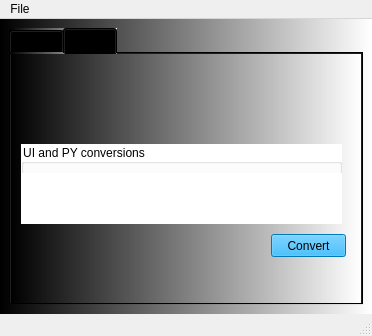
<?xml version="1.0" encoding="UTF-8"?>
<ui version="4.0">
 <class>MainWindow</class>
 <widget class="QMainWindow" name="MainWindow">
  <property name="geometry">
   <rect>
    <x>0</x>
    <y>0</y>
    <width>372</width>
    <height>336</height>
   </rect>
  </property>
  <property name="windowTitle">
   <string>MainWindow</string>
  </property>
  <widget class="QWidget" name="centralwidget">
   <property name="styleSheet">
    <string notr="true">background-color: qlineargradient(spread:pad, x1:0, y1:0, x2:1, y2:0, stop:0 rgba(0, 0, 0, 255), stop:1 rgba(255, 255, 255, 255));</string>
   </property>
   <layout class="QVBoxLayout" name="verticalLayout">
    <item>
     <widget class="QTabWidget" name="tabWidget">
      <property name="currentIndex">
       <number>1</number>
      </property>
      <widget class="QWidget" name="tab">
       <property name="styleSheet">
        <string notr="true">QWidget{
background-color: rgb(0, 0, 255);
}

QPushButton{
background-color: rgb(255, 255, 255);
}

QPushButton#pushButton_set_label{
background-color: rgb(255, 0, 255);
}
</string>
       </property>
       <attribute name="title">
        <string>Tab 1</string>
       </attribute>
       <widget class="QWidget" name="verticalLayoutWidget">
        <property name="geometry">
         <rect>
          <x>0</x>
          <y>0</y>
          <width>341</width>
          <height>201</height>
         </rect>
        </property>
        <layout class="QVBoxLayout" name="verticalLayout_2">
         <item>
          <widget class="QLabel" name="label">
           <property name="font">
            <font>
             <pointsize>18</pointsize>
            </font>
           </property>
           <property name="text">
            <string>TextLabel</string>
           </property>
           <property name="alignment">
            <set>Qt::AlignCenter</set>
           </property>
          </widget>
         </item>
         <item>
          <layout class="QHBoxLayout" name="horizontalLayout">
           <item>
            <widget class="QPushButton" name="pushButton_clear">
             <property name="text">
              <string>Clear label</string>
             </property>
            </widget>
           </item>
           <item>
            <widget class="QPushButton" name="pushButton_set_label">
             <property name="text">
              <string>Set label</string>
             </property>
            </widget>
           </item>
          </layout>
         </item>
        </layout>
       </widget>
      </widget>
      <widget class="QWidget" name="tab_2">
       <property name="autoFillBackground">
        <bool>false</bool>
       </property>
       <attribute name="title">
        <string>Tab 2</string>
       </attribute>
       <widget class="QPushButton" name="pushButton_convert">
        <property name="geometry">
         <rect>
          <x>260</x>
          <y>180</y>
          <width>75</width>
          <height>23</height>
         </rect>
        </property>
        <property name="styleSheet">
         <string notr="true">background-color: rgb(0, 170, 255);</string>
        </property>
        <property name="text">
         <string>Convert</string>
        </property>
       </widget>
       <widget class="QGroupBox" name="groupBox">
        <property name="geometry">
         <rect>
          <x>10</x>
          <y>90</y>
          <width>321</width>
          <height>80</height>
         </rect>
        </property>
        <property name="styleSheet">
         <string notr="true">background-color: rgb(255, 255, 255);</string>
        </property>
        <property name="title">
         <string>UI and PY conversions</string>
        </property>
        <widget class="QWidget" name="horizontalLayoutWidget">
         <property name="geometry">
          <rect>
           <x>0</x>
           <y>29</y>
           <width>321</width>
           <height>51</height>
          </rect>
         </property>
         <layout class="QHBoxLayout" name="horizontalLayout_2"/>
        </widget>
       </widget>
      </widget>
     </widget>
    </item>
   </layout>
  </widget>
  <widget class="QMenuBar" name="menubar">
   <property name="geometry">
    <rect>
     <x>0</x>
     <y>0</y>
     <width>372</width>
     <height>26</height>
    </rect>
   </property>
   <widget class="QMenu" name="menuFile">
    <property name="title">
     <string>File</string>
    </property>
    <addaction name="actionNew"/>
    <addaction name="separator"/>
    <addaction name="actionExit"/>
   </widget>
   <addaction name="menuFile"/>
  </widget>
  <widget class="QStatusBar" name="statusbar">
   <property name="statusTip">
    <string>Text displayed</string>
   </property>
  </widget>
  <action name="actionNew">
   <property name="icon">
    <iconset>
     <normaloff>../icons/new_icon.png</normaloff>../icons/new_icon.png</iconset>
   </property>
   <property name="text">
    <string>New</string>
   </property>
   <property name="statusTip">
    <string>New File</string>
   </property>
  </action>
  <action name="actionExit">
   <property name="icon">
    <iconset>
     <normaloff>../icons/exit_icon.png</normaloff>../icons/exit_icon.png</iconset>
   </property>
   <property name="text">
    <string>Exit</string>
   </property>
  </action>
 </widget>
 <resources/>
 <connections/>
 <slots>
  <slot>slot1()</slot>
 </slots>
</ui>
